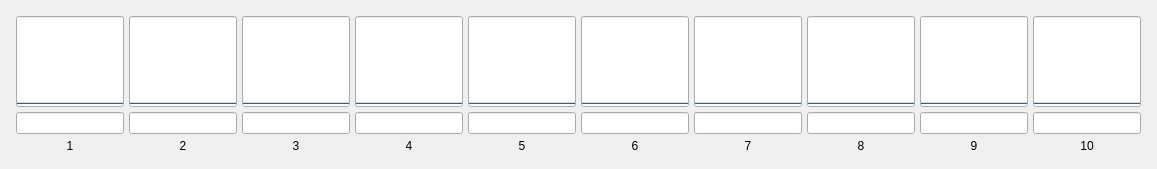
        <widget class="QWidget" name="Synchronous">
         <attribute name="title">
          <string>Synchronous</string>
         </attribute>
         <layout class="QVBoxLayout" name="verticalLayout_6">
          <item>
           <widget class="QFrame" name="sensors_lastValues">
            <property name="sizePolicy">
             <sizepolicy hsizetype="Preferred" vsizetype="Preferred">
              <horstretch>0</horstretch>
              <verstretch>0</verstretch>
             </sizepolicy>
            </property>
            <property name="minimumSize">
             <size>
              <width>0</width>
              <height>50</height>
             </size>
            </property>
            <property name="maximumSize">
             <size>
              <width>16777215</width>
              <height>16777215</height>
             </size>
            </property>
            <property name="frameShape">
             <enum>QFrame::NoFrame</enum>
            </property>
            <property name="frameShadow">
             <enum>QFrame::Plain</enum>
            </property>
            <layout class="QGridLayout" name="gridLayout">
             <property name="leftMargin">
              <number>5</number>
             </property>
             <property name="topMargin">
              <number>5</number>
             </property>
             <property name="rightMargin">
              <number>5</number>
             </property>
             <property name="bottomMargin">
              <number>5</number>
             </property>
             <property name="spacing">
              <number>5</number>
             </property>
             <item row="3" column="9">
              <widget class="QLabel" name="label_sensor8">
               <property name="text">
                <string>9</string>
               </property>
               <property name="alignment">
                <set>Qt::AlignCenter</set>
               </property>
              </widget>
             </item>
             <item row="3" column="10">
              <widget class="QLabel" name="label_sensor9">
               <property name="text">
                <string>10</string>
               </property>
               <property name="alignment">
                <set>Qt::AlignCenter</set>
               </property>
              </widget>
             </item>
             <item row="1" column="6">
              <widget class="QProgressBar" name="sensor5">
               <property name="sizePolicy">
                <sizepolicy hsizetype="Expanding" vsizetype="Expanding">
                 <horstretch>0</horstretch>
                 <verstretch>0</verstretch>
                </sizepolicy>
               </property>
               <property name="autoFillBackground">
                <bool>false</bool>
               </property>
               <property name="maximum">
                <number>800</number>
               </property>
               <property name="value">
                <number>-1</number>
               </property>
               <property name="orientation">
                <enum>Qt::Vertical</enum>
               </property>
               <property name="invertedAppearance">
                <bool>false</bool>
               </property>
               <property name="format">
                <string/>
               </property>
              </widget>
             </item>
             <item row="3" column="8">
              <widget class="QLabel" name="label_sensor7">
               <property name="text">
                <string>8</string>
               </property>
               <property name="alignment">
                <set>Qt::AlignCenter</set>
               </property>
              </widget>
             </item>
             <item row="1" column="7">
              <widget class="QProgressBar" name="sensor6">
               <property name="sizePolicy">
                <sizepolicy hsizetype="Expanding" vsizetype="Expanding">
                 <horstretch>0</horstretch>
                 <verstretch>0</verstretch>
                </sizepolicy>
               </property>
               <property name="autoFillBackground">
                <bool>false</bool>
               </property>
               <property name="maximum">
                <number>50</number>
               </property>
               <property name="value">
                <number>-1</number>
               </property>
               <property name="orientation">
                <enum>Qt::Vertical</enum>
               </property>
               <property name="invertedAppearance">
                <bool>false</bool>
               </property>
               <property name="format">
                <string/>
               </property>
              </widget>
             </item>
             <item row="1" column="10">
              <widget class="QProgressBar" name="sensor9">
               <property name="sizePolicy">
                <sizepolicy hsizetype="Expanding" vsizetype="Expanding">
                 <horstretch>0</horstretch>
                 <verstretch>0</verstretch>
                </sizepolicy>
               </property>
               <property name="autoFillBackground">
                <bool>false</bool>
               </property>
               <property name="maximum">
                <number>50</number>
               </property>
               <property name="value">
                <number>-1</number>
               </property>
               <property name="orientation">
                <enum>Qt::Vertical</enum>
               </property>
               <property name="invertedAppearance">
                <bool>false</bool>
               </property>
               <property name="format">
                <string/>
               </property>
              </widget>
             </item>
             <item row="3" column="6">
              <widget class="QLabel" name="label_sensor5">
               <property name="text">
                <string>6</string>
               </property>
               <property name="alignment">
                <set>Qt::AlignCenter</set>
               </property>
              </widget>
             </item>
             <item row="3" column="7">
              <widget class="QLabel" name="label_sensor6">
               <property name="text">
                <string>7</string>
               </property>
               <property name="alignment">
                <set>Qt::AlignCenter</set>
               </property>
              </widget>
             </item>
             <item row="1" column="5">
              <widget class="QProgressBar" name="sensor4">
               <property name="sizePolicy">
                <sizepolicy hsizetype="Expanding" vsizetype="Expanding">
                 <horstretch>0</horstretch>
                 <verstretch>0</verstretch>
                </sizepolicy>
               </property>
               <property name="autoFillBackground">
                <bool>false</bool>
               </property>
               <property name="maximum">
                <number>800</number>
               </property>
               <property name="value">
                <number>-1</number>
               </property>
               <property name="orientation">
                <enum>Qt::Vertical</enum>
               </property>
               <property name="invertedAppearance">
                <bool>false</bool>
               </property>
               <property name="format">
                <string/>
               </property>
              </widget>
             </item>
             <item row="1" column="8">
              <widget class="QProgressBar" name="sensor7">
               <property name="sizePolicy">
                <sizepolicy hsizetype="Expanding" vsizetype="Expanding">
                 <horstretch>0</horstretch>
                 <verstretch>0</verstretch>
                </sizepolicy>
               </property>
               <property name="autoFillBackground">
                <bool>false</bool>
               </property>
               <property name="maximum">
                <number>50</number>
               </property>
               <property name="value">
                <number>-1</number>
               </property>
               <property name="orientation">
                <enum>Qt::Vertical</enum>
               </property>
               <property name="invertedAppearance">
                <bool>false</bool>
               </property>
               <property name="format">
                <string/>
               </property>
              </widget>
             </item>
             <item row="1" column="9">
              <widget class="QProgressBar" name="sensor8">
               <property name="sizePolicy">
                <sizepolicy hsizetype="Expanding" vsizetype="Expanding">
                 <horstretch>0</horstretch>
                 <verstretch>0</verstretch>
                </sizepolicy>
               </property>
               <property name="autoFillBackground">
                <bool>false</bool>
               </property>
               <property name="maximum">
                <number>50</number>
               </property>
               <property name="value">
                <number>-1</number>
               </property>
               <property name="orientation">
                <enum>Qt::Vertical</enum>
               </property>
               <property name="invertedAppearance">
                <bool>false</bool>
               </property>
               <property name="format">
                <string/>
               </property>
              </widget>
             </item>
             <item row="1" column="2">
              <widget class="QProgressBar" name="sensor1">
               <property name="sizePolicy">
                <sizepolicy hsizetype="Expanding" vsizetype="Expanding">
                 <horstretch>0</horstretch>
                 <verstretch>0</verstretch>
                </sizepolicy>
               </property>
               <property name="autoFillBackground">
                <bool>false</bool>
               </property>
               <property name="maximum">
                <number>800</number>
               </property>
               <property name="value">
                <number>-1</number>
               </property>
               <property name="orientation">
                <enum>Qt::Vertical</enum>
               </property>
               <property name="invertedAppearance">
                <bool>false</bool>
               </property>
               <property name="format">
                <string/>
               </property>
              </widget>
             </item>
             <item row="3" column="3">
              <widget class="QLabel" name="label_sensor2">
               <property name="text">
                <string>3</string>
               </property>
               <property name="alignment">
                <set>Qt::AlignCenter</set>
               </property>
              </widget>
             </item>
             <item row="1" column="0">
              <widget class="QProgressBar" name="sensor0">
               <property name="sizePolicy">
                <sizepolicy hsizetype="Expanding" vsizetype="Expanding">
                 <horstretch>0</horstretch>
                 <verstretch>0</verstretch>
                </sizepolicy>
               </property>
               <property name="autoFillBackground">
                <bool>false</bool>
               </property>
               <property name="maximum">
                <number>800</number>
               </property>
               <property name="value">
                <number>-1</number>
               </property>
               <property name="orientation">
                <enum>Qt::Vertical</enum>
               </property>
               <property name="invertedAppearance">
                <bool>false</bool>
               </property>
               <property name="format">
                <string/>
               </property>
              </widget>
             </item>
             <item row="3" column="5">
              <widget class="QLabel" name="label_sensor4">
               <property name="text">
                <string>5</string>
               </property>
               <property name="alignment">
                <set>Qt::AlignCenter</set>
               </property>
              </widget>
             </item>
             <item row="1" column="3">
              <widget class="QProgressBar" name="sensor2">
               <property name="sizePolicy">
                <sizepolicy hsizetype="Expanding" vsizetype="Expanding">
                 <horstretch>0</horstretch>
                 <verstretch>0</verstretch>
                </sizepolicy>
               </property>
               <property name="autoFillBackground">
                <bool>false</bool>
               </property>
               <property name="maximum">
                <number>800</number>
               </property>
               <property name="value">
                <number>-1</number>
               </property>
               <property name="orientation">
                <enum>Qt::Vertical</enum>
               </property>
               <property name="invertedAppearance">
                <bool>false</bool>
               </property>
               <property name="format">
                <string/>
               </property>
              </widget>
             </item>
             <item row="3" column="2">
              <widget class="QLabel" name="label_sensor1">
               <property name="text">
                <string>2</string>
               </property>
               <property name="alignment">
                <set>Qt::AlignCenter</set>
               </property>
              </widget>
             </item>
             <item row="3" column="4">
              <widget class="QLabel" name="label_sensor3">
               <property name="text">
                <string>4</string>
               </property>
               <property name="alignment">
                <set>Qt::AlignCenter</set>
               </property>
              </widget>
             </item>
             <item row="3" column="0">
              <widget class="QLabel" name="label_sensor0">
               <property name="text">
                <string>1</string>
               </property>
               <property name="alignment">
                <set>Qt::AlignCenter</set>
               </property>
              </widget>
             </item>
             <item row="1" column="4">
              <widget class="QProgressBar" name="sensor3">
               <property name="sizePolicy">
                <sizepolicy hsizetype="Expanding" vsizetype="Expanding">
                 <horstretch>0</horstretch>
                 <verstretch>0</verstretch>
                </sizepolicy>
               </property>
               <property name="autoFillBackground">
                <bool>false</bool>
               </property>
               <property name="maximum">
                <number>800</number>
               </property>
               <property name="value">
                <number>-1</number>
               </property>
               <property name="orientation">
                <enum>Qt::Vertical</enum>
               </property>
               <property name="invertedAppearance">
                <bool>false</bool>
               </property>
               <property name="format">
                <string/>
               </property>
              </widget>
             </item>
             <item row="2" column="0" alignment="Qt::AlignHCenter">
              <widget class="QLineEdit" name="value_sensor0">
               <property name="sizePolicy">
                <sizepolicy hsizetype="Expanding" vsizetype="Fixed">
                 <horstretch>0</horstretch>
                 <verstretch>0</verstretch>
                </sizepolicy>
               </property>
               <property name="maximumSize">
                <size>
                 <width>16777215</width>
                 <height>16777215</height>
                </size>
               </property>
               <property name="cursor">
                <cursorShape>BlankCursor</cursorShape>
               </property>
               <property name="mouseTracking">
                <bool>false</bool>
               </property>
               <property name="focusPolicy">
                <enum>Qt::NoFocus</enum>
               </property>
               <property name="maxLength">
                <number>5</number>
               </property>
               <property name="alignment">
                <set>Qt::AlignCenter</set>
               </property>
               <property name="readOnly">
                <bool>true</bool>
               </property>
              </widget>
             </item>
             <item row="2" column="2" alignment="Qt::AlignHCenter">
              <widget class="QLineEdit" name="value_sensor1">
               <property name="sizePolicy">
                <sizepolicy hsizetype="Expanding" vsizetype="Fixed">
                 <horstretch>0</horstretch>
                 <verstretch>0</verstretch>
                </sizepolicy>
               </property>
               <property name="maximumSize">
                <size>
                 <width>16777215</width>
                 <height>16777215</height>
                </size>
               </property>
               <property name="cursor">
                <cursorShape>BlankCursor</cursorShape>
               </property>
               <property name="mouseTracking">
                <bool>false</bool>
               </property>
               <property name="focusPolicy">
                <enum>Qt::NoFocus</enum>
               </property>
               <property name="maxLength">
                <number>5</number>
               </property>
               <property name="alignment">
                <set>Qt::AlignCenter</set>
               </property>
               <property name="readOnly">
                <bool>true</bool>
               </property>
              </widget>
             </item>
             <item row="2" column="3" alignment="Qt::AlignHCenter">
              <widget class="QLineEdit" name="value_sensor2">
               <property name="sizePolicy">
                <sizepolicy hsizetype="Expanding" vsizetype="Fixed">
                 <horstretch>0</horstretch>
                 <verstretch>0</verstretch>
                </sizepolicy>
               </property>
               <property name="maximumSize">
                <size>
                 <width>16777215</width>
                 <height>16777215</height>
                </size>
               </property>
               <property name="cursor">
                <cursorShape>BlankCursor</cursorShape>
               </property>
               <property name="mouseTracking">
                <bool>false</bool>
               </property>
               <property name="focusPolicy">
                <enum>Qt::NoFocus</enum>
               </property>
               <property name="maxLength">
                <number>5</number>
               </property>
               <property name="alignment">
                <set>Qt::AlignCenter</set>
               </property>
               <property name="readOnly">
                <bool>true</bool>
               </property>
              </widget>
             </item>
             <item row="2" column="4" alignment="Qt::AlignHCenter">
              <widget class="QLineEdit" name="value_sensor3">
               <property name="sizePolicy">
                <sizepolicy hsizetype="Expanding" vsizetype="Fixed">
                 <horstretch>0</horstretch>
                 <verstretch>0</verstretch>
                </sizepolicy>
               </property>
               <property name="maximumSize">
                <size>
                 <width>16777215</width>
                 <height>16777215</height>
                </size>
               </property>
               <property name="cursor">
                <cursorShape>BlankCursor</cursorShape>
               </property>
               <property name="mouseTracking">
                <bool>false</bool>
               </property>
               <property name="focusPolicy">
                <enum>Qt::NoFocus</enum>
               </property>
               <property name="maxLength">
                <number>5</number>
               </property>
               <property name="alignment">
                <set>Qt::AlignCenter</set>
               </property>
               <property name="readOnly">
                <bool>true</bool>
               </property>
              </widget>
             </item>
             <item row="2" column="5" alignment="Qt::AlignHCenter">
              <widget class="QLineEdit" name="value_sensor4">
               <property name="sizePolicy">
                <sizepolicy hsizetype="Expanding" vsizetype="Fixed">
                 <horstretch>0</horstretch>
                 <verstretch>0</verstretch>
                </sizepolicy>
               </property>
               <property name="maximumSize">
                <size>
                 <width>16777215</width>
                 <height>16777215</height>
                </size>
               </property>
               <property name="cursor">
                <cursorShape>BlankCursor</cursorShape>
               </property>
               <property name="mouseTracking">
                <bool>false</bool>
               </property>
               <property name="focusPolicy">
                <enum>Qt::NoFocus</enum>
               </property>
               <property name="maxLength">
                <number>5</number>
               </property>
               <property name="alignment">
                <set>Qt::AlignCenter</set>
               </property>
               <property name="readOnly">
                <bool>true</bool>
               </property>
              </widget>
             </item>
             <item row="2" column="6" alignment="Qt::AlignHCenter">
              <widget class="QLineEdit" name="value_sensor5">
               <property name="sizePolicy">
                <sizepolicy hsizetype="Expanding" vsizetype="Fixed">
                 <horstretch>0</horstretch>
                 <verstretch>0</verstretch>
                </sizepolicy>
               </property>
               <property name="maximumSize">
                <size>
                 <width>16777215</width>
                 <height>16777215</height>
                </size>
               </property>
               <property name="cursor">
                <cursorShape>BlankCursor</cursorShape>
               </property>
               <property name="mouseTracking">
                <bool>false</bool>
               </property>
               <property name="focusPolicy">
                <enum>Qt::NoFocus</enum>
               </property>
               <property name="maxLength">
                <number>5</number>
               </property>
               <property name="alignment">
                <set>Qt::AlignCenter</set>
               </property>
               <property name="readOnly">
                <bool>true</bool>
               </property>
              </widget>
             </item>
             <item row="2" column="7" alignment="Qt::AlignHCenter">
              <widget class="QLineEdit" name="value_sensor6">
               <property name="sizePolicy">
                <sizepolicy hsizetype="Expanding" vsizetype="Fixed">
                 <horstretch>0</horstretch>
                 <verstretch>0</verstretch>
                </sizepolicy>
               </property>
               <property name="maximumSize">
                <size>
                 <width>16777215</width>
                 <height>16777215</height>
                </size>
               </property>
               <property name="cursor">
                <cursorShape>BlankCursor</cursorShape>
               </property>
               <property name="mouseTracking">
                <bool>false</bool>
               </property>
               <property name="focusPolicy">
                <enum>Qt::NoFocus</enum>
               </property>
               <property name="maxLength">
                <number>5</number>
               </property>
               <property name="alignment">
                <set>Qt::AlignCenter</set>
               </property>
               <property name="readOnly">
                <bool>true</bool>
               </property>
              </widget>
             </item>
             <item row="2" column="8" alignment="Qt::AlignHCenter">
              <widget class="QLineEdit" name="value_sensor7">
               <property name="sizePolicy">
                <sizepolicy hsizetype="Expanding" vsizetype="Fixed">
                 <horstretch>0</horstretch>
                 <verstretch>0</verstretch>
                </sizepolicy>
               </property>
               <property name="maximumSize">
                <size>
                 <width>16777215</width>
                 <height>16777215</height>
                </size>
               </property>
               <property name="cursor">
                <cursorShape>BlankCursor</cursorShape>
               </property>
               <property name="mouseTracking">
                <bool>false</bool>
               </property>
               <property name="focusPolicy">
                <enum>Qt::NoFocus</enum>
               </property>
               <property name="maxLength">
                <number>5</number>
               </property>
               <property name="alignment">
                <set>Qt::AlignCenter</set>
               </property>
               <property name="readOnly">
                <bool>true</bool>
               </property>
              </widget>
             </item>
             <item row="2" column="9" alignment="Qt::AlignHCenter">
              <widget class="QLineEdit" name="value_sensor8">
               <property name="sizePolicy">
                <sizepolicy hsizetype="Expanding" vsizetype="Fixed">
                 <horstretch>0</horstretch>
                 <verstretch>0</verstretch>
                </sizepolicy>
               </property>
               <property name="maximumSize">
                <size>
                 <width>16777215</width>
                 <height>16777215</height>
                </size>
               </property>
               <property name="cursor">
                <cursorShape>BlankCursor</cursorShape>
               </property>
               <property name="mouseTracking">
                <bool>false</bool>
               </property>
               <property name="focusPolicy">
                <enum>Qt::NoFocus</enum>
               </property>
               <property name="maxLength">
                <number>5</number>
               </property>
               <property name="alignment">
                <set>Qt::AlignCenter</set>
               </property>
               <property name="readOnly">
                <bool>true</bool>
               </property>
              </widget>
             </item>
             <item row="2" column="10" alignment="Qt::AlignHCenter">
              <widget class="QLineEdit" name="value_sensor9">
               <property name="sizePolicy">
                <sizepolicy hsizetype="Expanding" vsizetype="Fixed">
                 <horstretch>0</horstretch>
                 <verstretch>0</verstretch>
                </sizepolicy>
               </property>
               <property name="maximumSize">
                <size>
                 <width>16777215</width>
                 <height>16777215</height>
                </size>
               </property>
               <property name="cursor">
                <cursorShape>BlankCursor</cursorShape>
               </property>
               <property name="mouseTracking">
                <bool>false</bool>
               </property>
               <property name="focusPolicy">
                <enum>Qt::NoFocus</enum>
               </property>
               <property name="maxLength">
                <number>5</number>
               </property>
               <property name="alignment">
                <set>Qt::AlignCenter</set>
               </property>
               <property name="readOnly">
                <bool>true</bool>
               </property>
              </widget>
             </item>
            </layout>
           </widget>
          </item>
         </layout>
        </widget>
